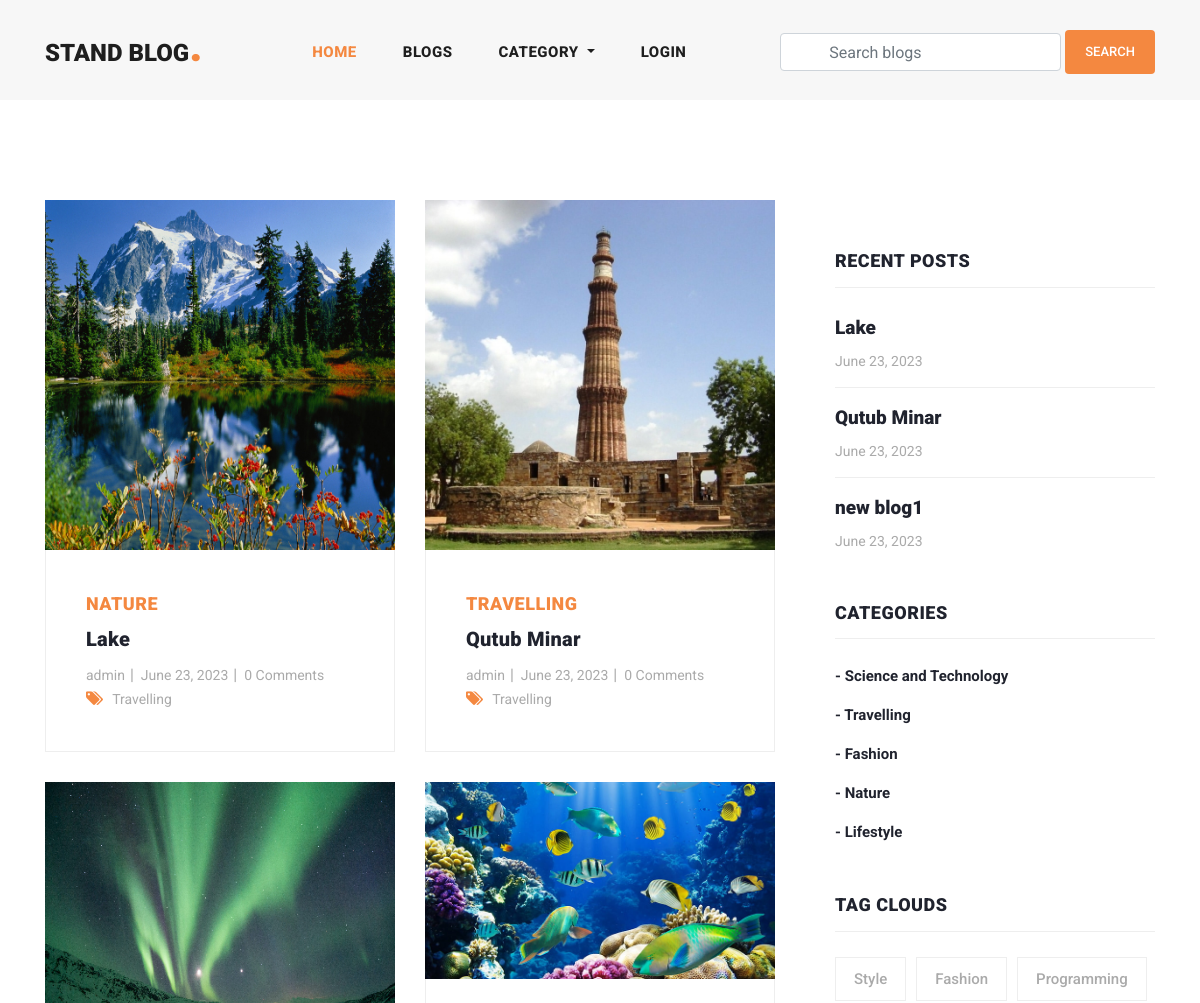
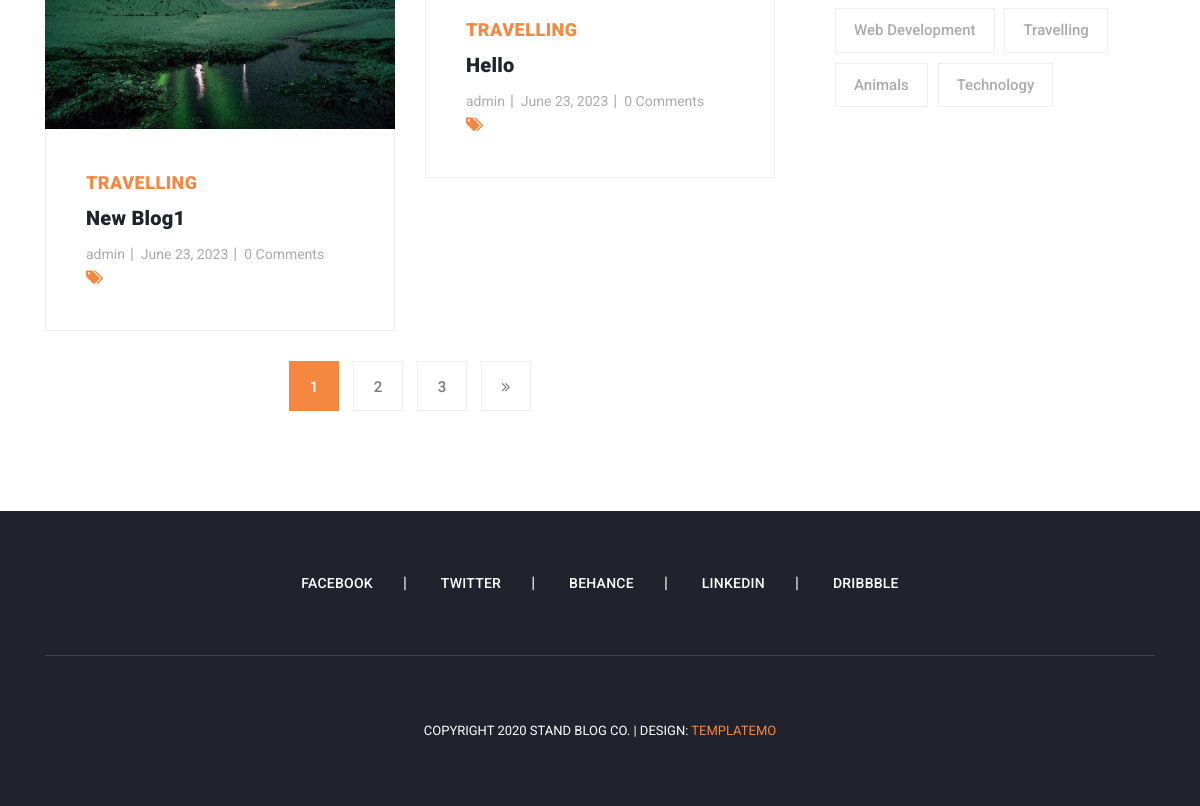
Page /blogs/ on the earlier database version (2 pictures, top to bottom).
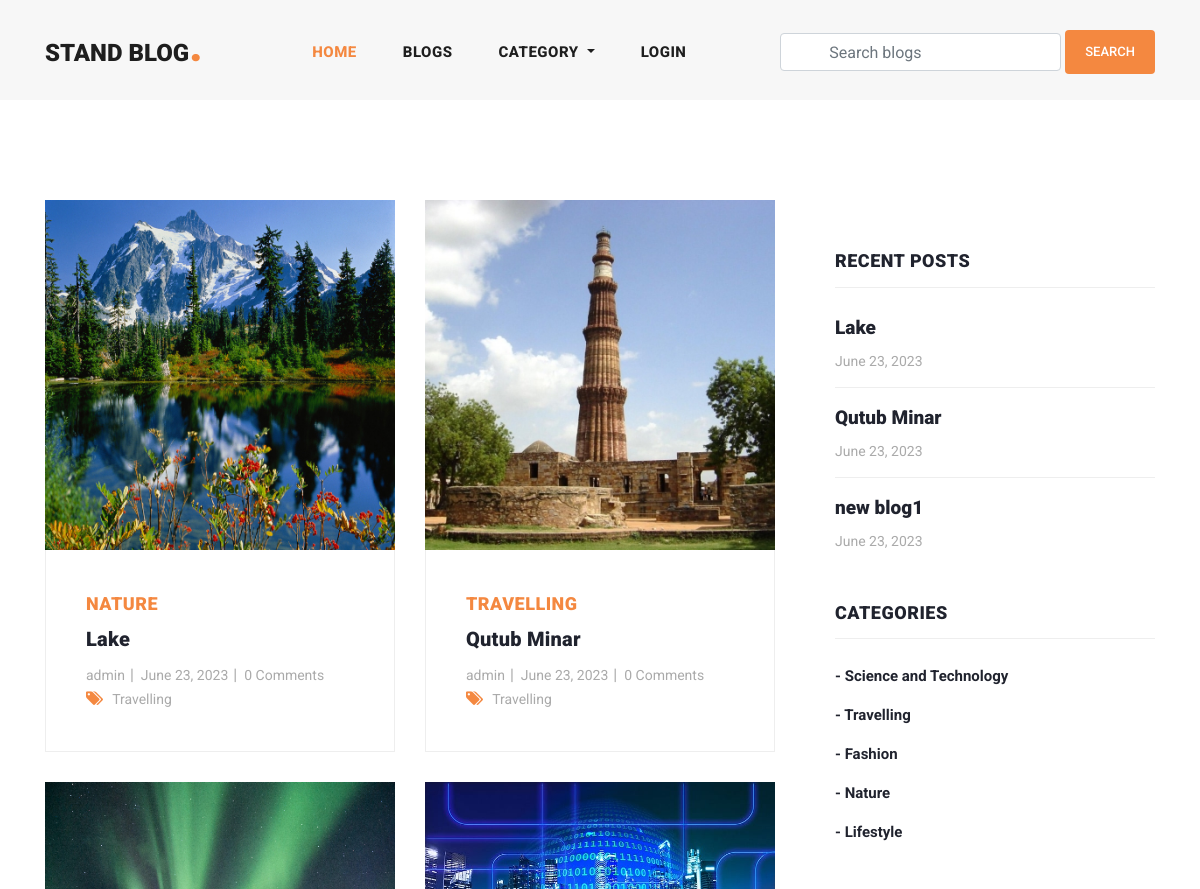
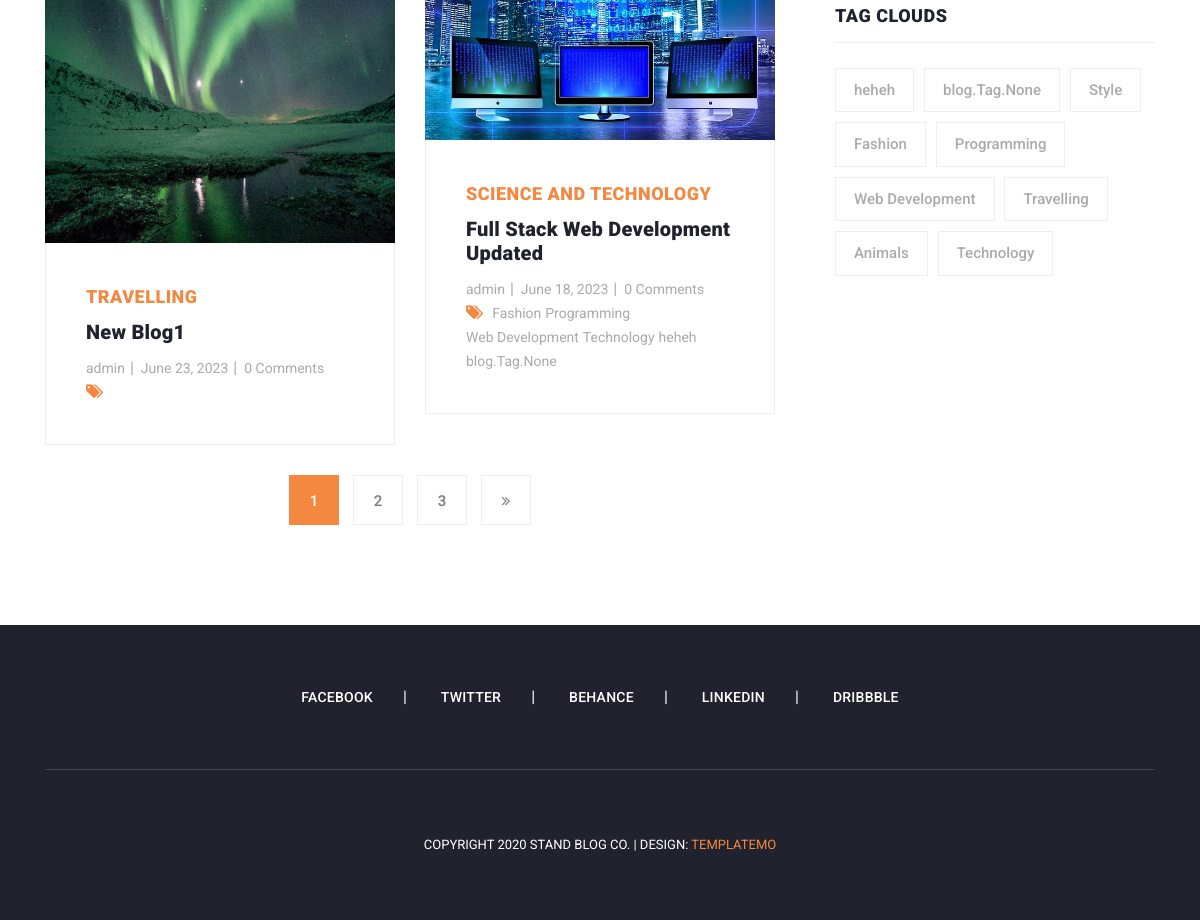
Same page on the later database version (2 pictures, top to bottom).
### blog/models.py (models this page shows, shortened)
class Blog(models.Model):
    user = models.ForeignKey(
        User,
        related_name='user_blogs',
        on_delete=models.CASCADE
    )
    category = models.ForeignKey(
        Category,
        related_name='category_blogs',
        on_delete=models.CASCADE
    )
    tags = models.ManyToManyField(
        Tag,
        related_name='tag_blogs',
        blank=True
    )
    likes = models.ManyToManyField(
        User,
        related_name='user_likes',
        blank=True
    )
    title = models.CharField(
        max_length=250
    )
    slug = models.SlugField(null=True, blank=True)
    banner = models.ImageField(upload_to='blog_banners')
    description = RichTextField()
    created_date = models.DateField(auto_now_add=True)

class Category(models.Model):
    title = models.CharField(max_length=150, unique=True)
    slug = models.SlugField(null=True, blank=True)
    created_date = models.DateField(auto_now_add=True)

class Tag(models.Model):
    title = models.CharField(max_length=150)
    slug = models.SlugField(null=True, blank=True)
    created_date = models.DateField(auto_now_add=True)

### user_profile/models.py (models this page shows, shortened)
class User(AbstractUser):
    email = models.EmailField(
        max_length=150,
        unique=True,
        error_messages={
            "unique": "The email must be unique"
        }
    )
    profile_image = models.ImageField(
        null=True,
        blank=True,
        upload_to="profile_images"
    )
    followers = models.ManyToManyField("Follow")
    REQUIRED_FIELDS = ["email"]
    objects = CustomUserManager()

### blog/views.py (the view)
# urls.py: path('blogs/', blogs, name='blogs'),
def blogs(request):
    queryset = Blog.objects.order_by('-created_date')
    tags = Tag.objects.order_by('-created_date')
    page = request.GET.get('page', 1)
    paginator = Paginator(queryset, 4)
    try:
        blogs = paginator.page(page)
    except EmptyPage:
        blogs = paginator.page(1)
    except PageNotAnInteger:
        blogs = paginator.page(1)
        return redirect('blogs')
    context = {
        "blogs": blogs,
        "tags": tags,
        "paginator": paginator
    }
    return render(request, 'blogs.html', context)

### blog/context_processors.py (called while the page is built)
def get_all_categories(request):
    categories = Category.objects.all()
    context = {
        "categories": categories
    }
    return context

### templates/blogs.html (shortened to what this page needs)
{% extends 'base.html' %}
{% load static %}
{% block content %}
<section class="blog-posts grid-system">
    <div class="container">
        <div class="row">
            <div class="col-lg-8">
                <div class="all-blog-posts">
                    <div class="row">
                        {%for blog in blogs%}
                        {% include 'blog_card.html' %}
                        {% endfor %}
                        <div class="col-lg-12">
                            {% include 'pagination.html' %}
                        </div>
                    </div>
                </div>
            </div>
            {% include 'sidebar.html' %}
        </div>
    </div>
</section>
{% endblock content %}

### templates/blog_card.html (shortened to what this page needs)
{% load static %}
<div class="col-lg-6">
    <div class="blog-post">
        <div class="blog-thumb">
            <img src="{{blog.banner.url}}" alt="">
        </div>
        <div class="down-content">
            <span>{{blog.category.title}}</span>
            <a href="{% url 'blog_details' blog.slug %}">
                <h4>{{blog.title}}</h4>
            </a>
            <ul class="post-info">
                <li><a href="{% url 'view_user_information' blog.user.username %}">{{blog.user.username}}</a></li>
                <li><a href="#">{{blog.created_date}}</a></li>
                <li><a href="#">{{blog.blog_comments.all.count}} Comments</a></li>
            </ul>
            <div class="post-options">
                <div class="row">
                    <div class="col-lg-12">
                        <ul class="post-tags">
                            <li><i class="fa fa-tags"></i></li>
                            {% if blog.tags.all.count > 0 %}
                            {% for tag in blog.tags.all %}
                            <li><a href="#">{{tag.title}}</a></li>
                            {% endfor %}
                            {% endif %}
                        </ul>
                    </div>
                </div>
            </div>
        </div>
    </div>
</div>

### templates/sidebar.html
<div class="col-lg-4">
    <div class="sidebar">
        <div class="row">
            <div class="col-lg-12">
                <div class="sidebar-item recent-posts">
                    <div class="sidebar-heading">
                        <h2>Recent Posts</h2>
                    </div>
                    <div class="content">
                        <ul>
                            {% for blog in blogs|slice:"3" %}
                            <li><a href="#">
                                    <h5>{{blog.title}}</h5>
                                    <span>{{blog.created_date}}</span>
                                </a></li>
                            {% endfor %}
                        </ul>
                    </div>
                </div>
            </div>
            <div class="col-lg-12">
                <div class="sidebar-item categories">
                    <div class="sidebar-heading">
                        <h2>Categories</h2>
                    </div>
                    <div class="content">
                        <ul>
                            {% for category in categories %}
                            <li><a href="{% url 'category_blogs' category.slug %}">- {{category.title}}</a></li>
                            {% endfor %}
                        </ul>
                    </div>
                </div>
            </div>
            <div class="col-lg-12">
                <div class="sidebar-item tags">
                    <div class="sidebar-heading">
                        <h2>Tag Clouds</h2>
                    </div>
                    <div class="content">
                        <ul>
                            {% for tag in tags %}
                            <li><a href="{% url 'tag_blogs' tag.slug %}">{{tag.title}}</a></li>
                            {% endfor %}
                        </ul>
                    </div>
                </div>
            </div>
        </div>
    </div>
</div>

Differences in the rows shown:
removed Blog: banner (picture), category "TRAVELLING", title "Hello", user.username "admin", created_date "June 23, 2023", blog_comments.all.count "0", shown under "STAND BLOG."
now on this page (row edited): Blog: banner (picture), category "SCIENCE AND TECHNOLOGY", title "Full Stack Web Development Updated", user.username "admin", created_date "June 18, 2023", blog_comments.all.count "0", Tag (title "Fashion"), Tag (title "Programming"), Tag (title "Web Development"), Tag (title "Technology"), shown under "STAND BLOG."
added Tag: title "heheh"
added Tag: title "blog.Tag.None"
